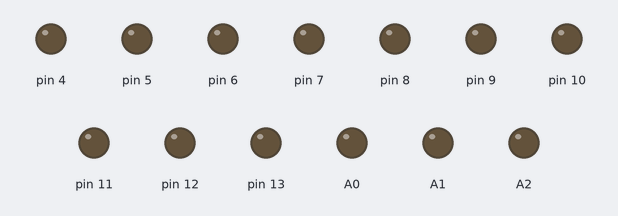
Recording of a sketch running on a simulated Arduino Uno, built with avr-gcc and run on an emulated ATmega328P. On the bench: output pins drawn as LEDs (lit = HIGH).

Above: at 0.2 s.
At 0.7 s:
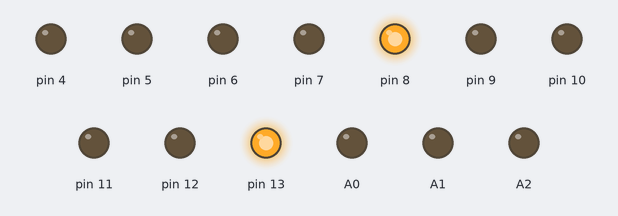
At 1.2 s:
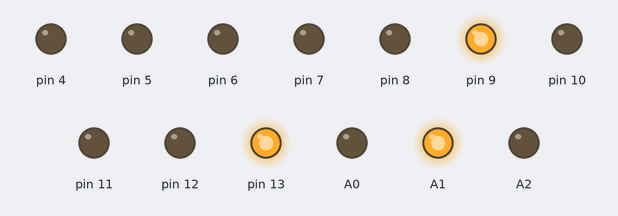
At 2.7 s:
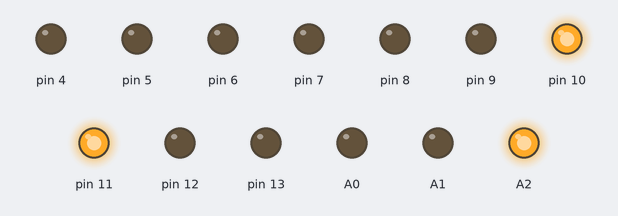
At 4.2 s:
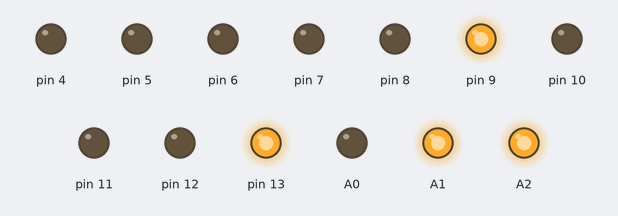
At 6.2 s:
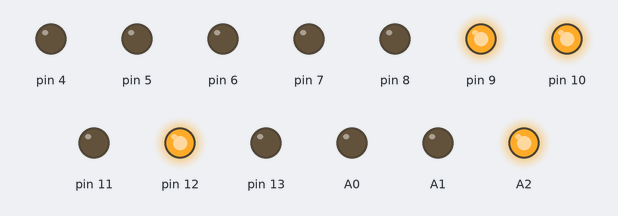
Timing chart, 0 to 6.9 s (numbered marks = the images above):
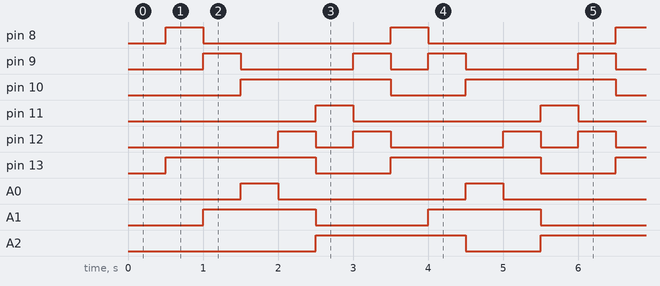

Measured:
- by itself, pin 8, pin 11, A0: alternates HIGH for 0.50 s and LOW for 2.5 s
- by itself, pin 9: repeats every 3.0 s: LOW 1.5 s, HIGH 0.50 s, LOW 0.50 s, HIGH 0.50 s
- by itself, pin 10, pin 13, A2: alternates HIGH for 2.0 s and LOW for 1.0 s
- by itself, pin 12: repeats every 3.0 s: LOW 0.50 s, HIGH 0.50 s, LOW 1.5 s, HIGH 0.50 s
- by itself, A1: alternates HIGH for 1.5 s and LOW for 1.5 s

The sketch:

1A6N.ino
```cpp
                                                                                           void setup() {
  pinMode(4,OUTPUT);
  pinMode(5,OUTPUT);
  pinMode(6,OUTPUT);
  pinMode(7,OUTPUT);
  pinMode(8,OUTPUT);
  pinMode(9,OUTPUT);
  pinMode(10,OUTPUT);
  pinMode(11,OUTPUT);
  pinMode(12,OUTPUT);
  pinMode(13,OUTPUT);
  pinMode(A0,OUTPUT);
  pinMode(A1,OUTPUT);
  pinMode(A2,OUTPUT);
}
void loop() {
  delay(500);
  digitalWrite(10,LOW);
  digitalWrite(9,LOW);
  digitalWrite(8,HIGH);
  digitalWrite(12,LOW);
  digitalWrite(13,HIGH);
  delay(500);
  digitalWrite(10,LOW);
  digitalWrite(8,LOW);
  digitalWrite(9,HIGH);
  digitalWrite(A1,HIGH);
  delay(500);
  digitalWrite(A2,LOW);
  digitalWrite(A0,LOW);
  digitalWrite(A0,HIGH);
  digitalWrite(9,LOW);
  digitalWrite(10,HIGH);
  delay(500);
  digitalWrite(A1,HIGH);
  digitalWrite(A0,LOW);
  digitalWrite(12,HIGH);
  delay(500);
  digitalWrite(13,LOW);
  digitalWrite(12,LOW);
  digitalWrite(11,HIGH);
  digitalWrite(A1,LOW);
  digitalWrite(A2,HIGH);
  delay(500);
  digitalWrite(12,HIGH);
  digitalWrite(11,LOW);
  digitalWrite(9,HIGH);
}
```
